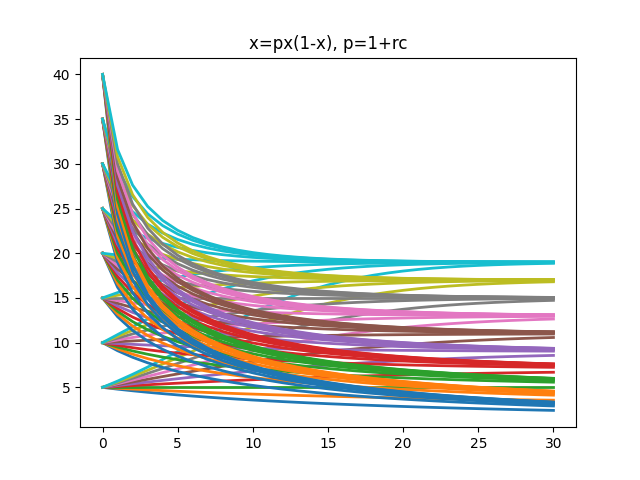

This chart was generated by the following Python code:
#!/usr/bin/env python3
#Author: [email redacted]
#License: GNU GPL 3.0.
#No warranty or liability assumed irrelevant of thermonuclear wars or lack thereof.


import matplotlib.pyplot as plt
import numpy as np
fig, ax=plt.subplots()


x0=15
r=.01
for x0 in np.arange(5,41,5):
    for c in np.arange(1,21,2):
        #c=10
        rho=1+r*c

        a=r/rho*x0

        X=[]
        X.append(rho/r*a)


        iterations=np.arange(0,30)
        for i in iterations:
            a=rho*a*(1-a)
            X.append(rho/r*a)
        ax.plot(X,linewidth=2.0, label=("({:.02f},{:.02f})").format(x0,c))

#plt.legend()
plt.title("x=px(1-x), p=1+rc")
plt.savefig("population-grow-resources.png")
plt.show()
